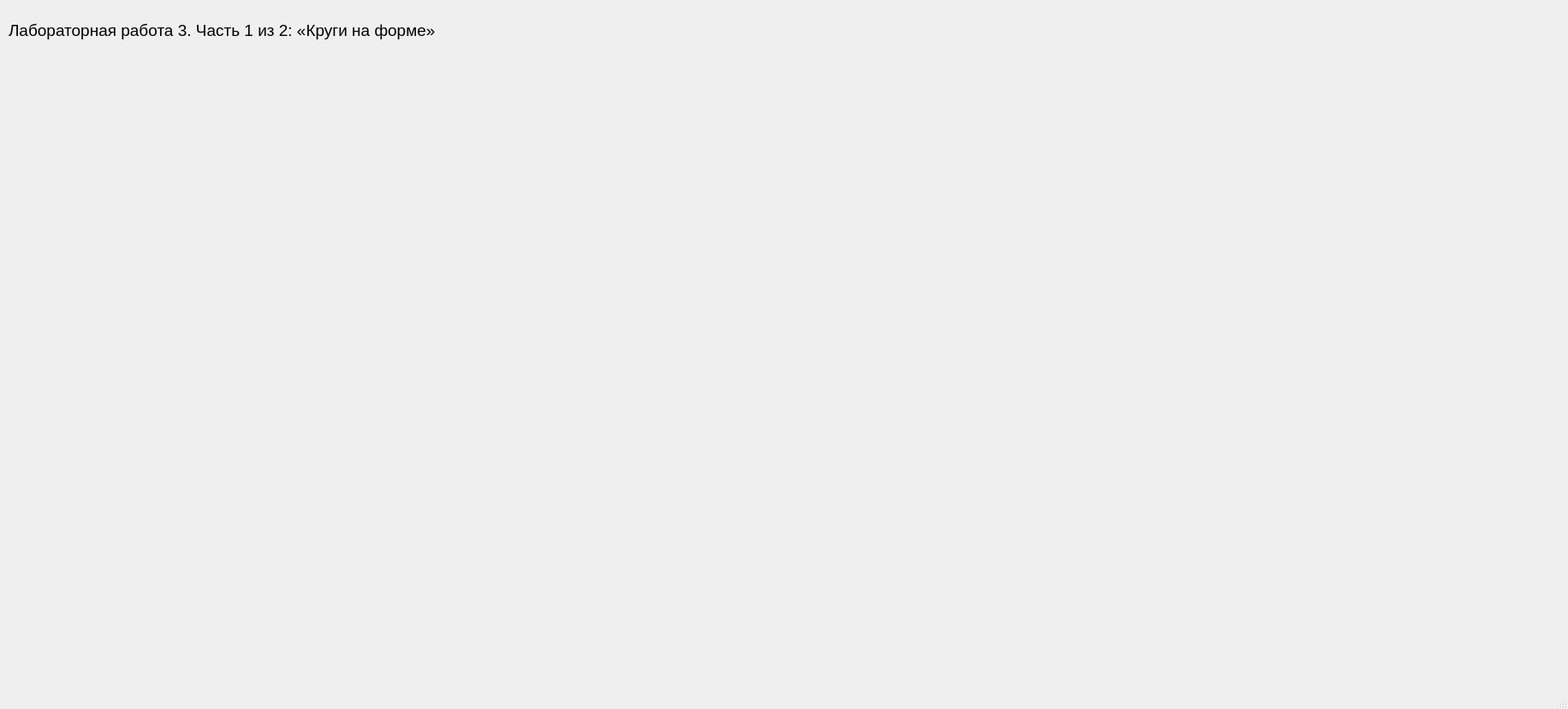
<?xml version="1.0" encoding="UTF-8"?>
<ui version="4.0">
 <class>MainWindow</class>
 <widget class="QMainWindow" name="MainWindow">
  <property name="geometry">
   <rect>
    <x>0</x>
    <y>0</y>
    <width>1832</width>
    <height>828</height>
   </rect>
  </property>
  <property name="windowTitle">
   <string>MainWindow</string>
  </property>
  <widget class="QWidget" name="centralwidget">
   <widget class="QLabel" name="label">
    <property name="geometry">
     <rect>
      <x>10</x>
      <y>20</y>
      <width>601</width>
      <height>31</height>
     </rect>
    </property>
    <property name="font">
     <font>
      <pointsize>14</pointsize>
     </font>
    </property>
    <property name="text">
     <string>Лабораторная работа 3. Часть 1 из 2: «Круги на форме»</string>
    </property>
   </widget>
  </widget>
  <widget class="QMenuBar" name="menubar">
   <property name="geometry">
    <rect>
     <x>0</x>
     <y>0</y>
     <width>1832</width>
     <height>21</height>
    </rect>
   </property>
  </widget>
  <widget class="QStatusBar" name="statusbar"/>
 </widget>
 <resources/>
 <connections/>
</ui>
